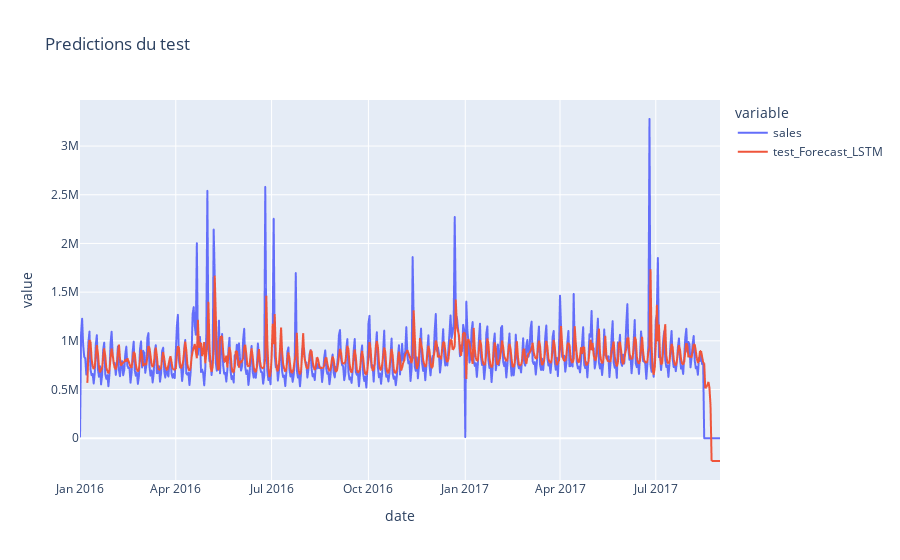

Write notebook code for a chart like this one.
### Code cell
fig = px.line(series_test, x='date', y=['sales', 'test_Forecast_LSTM'],title="Predictions du test")
fig.show()

### Figure 1 — Plotly figure (JSON) as saved in the notebook; plotly's stock layout.template omitted (floating-point values rounded to 4 significant figures; data arrays with more than 128 entries replaced by an {"elided": "..."} marker saying what was removed)
{"data": [{"hovertemplate": "variable=sales<br>date=%{x}<br>value=%{y}<extra></extra>", "legendgroup": "sales", "line": {"color": "#636efa", "dash": "solid"}, "marker": {"symbol": "circle"}, "mode": "lines", "name": "sales", "showlegend": true, "type": "scattergl", "x": {"elided": "608 str values"}, "xaxis": "x", "y": {"elided": "608 float values"}, "yaxis": "y"}, {"hovertemplate": "variable=test_Forecast_LSTM<br>date=%{x}<br>value=%{y}<extra></extra>", "legendgroup": "test_Forecast_LSTM", "line": {"color": "#EF553B", "dash": "solid"}, "marker": {"symbol": "circle"}, "mode": "lines", "name": "test_Forecast_LSTM", "showlegend": true, "type": "scattergl", "x": {"elided": "608 str values"}, "xaxis": "x", "y": {"elided": "608 float values"}, "yaxis": "y"}], "layout": {"legend": {"title": {"text": "variable"}, "tracegroupgap": 0}, "title": {"text": "Predictions du test"}, "xaxis": {"anchor": "y", "domain": [0, 1], "title": {"text": "date"}}, "yaxis": {"anchor": "x", "domain": [0, 1], "title": {"text": "value"}}}}
